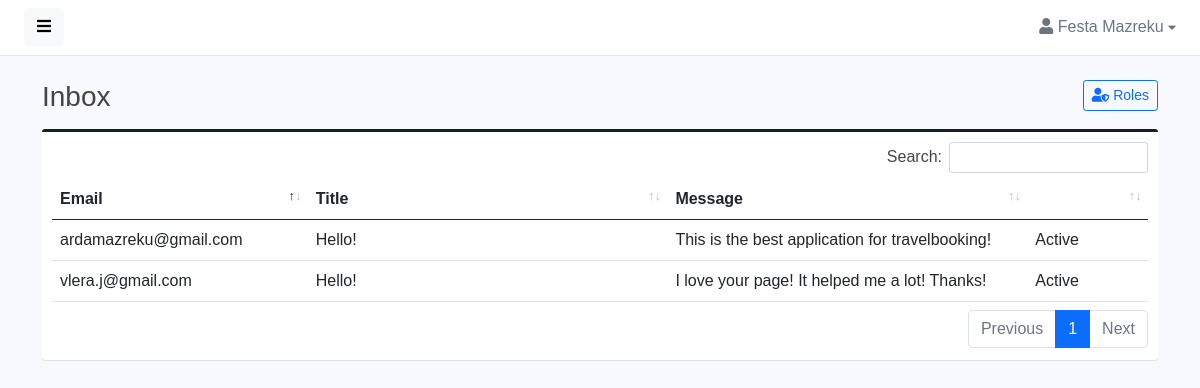
The app's page /admin/inboxdb.php (signed in), older data.
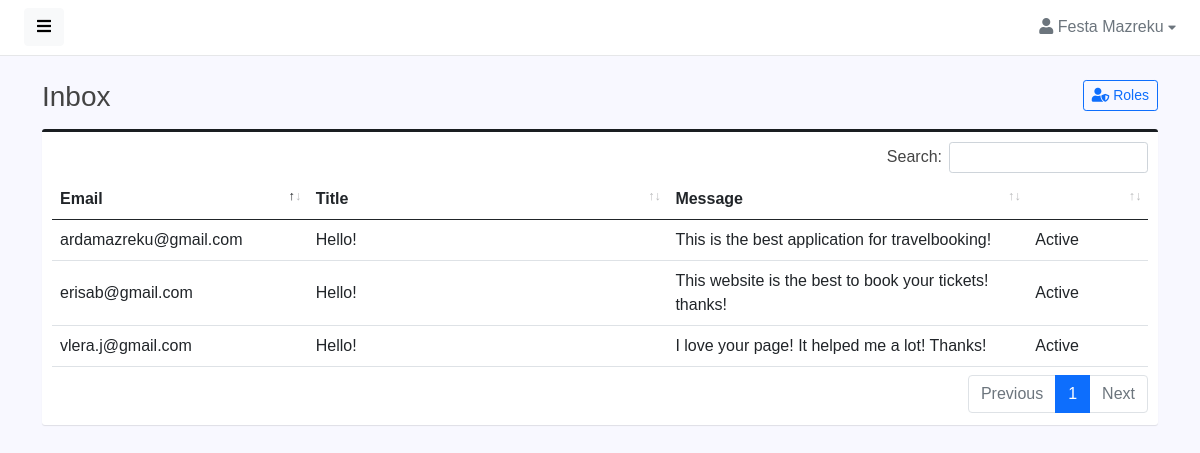
The same page, newer data.
### tables this page shows
CREATE TABLE IF NOT EXISTS `perdoruesi` (
  `id` int(10) NOT NULL AUTO_INCREMENT,
  `emri` varchar(30) NOT NULL,
  `mbiemri` varchar(30) NOT NULL,
  `email` varchar(30) NOT NULL,
  `password` varchar(30) NOT NULL,
  `roli` int(1) NOT NULL,
  PRIMARY KEY (`id`),
  KEY `roli` (`roli`)
);

CREATE TABLE IF NOT EXISTS `inbox` (
  `email` varchar(30) NOT NULL,
  `title` varchar(50) NOT NULL,
  `message` varchar(300) NOT NULL
);

### admin/inboxdb.php (the view, shortened to what this page needs)
<?php
if(isset($_SESSION['email']) && isset($_SESSION['roli'])) {
    if($_SESSION['roli'] == 1) {
        ?>
        <!DOCTYPE html>
        <html lang="en">
        <head>
            <link href="assets/vendor/fontawesome/css/fontawesome.min.css" rel="stylesheet">
            <link href="assets/vendor/fontawesome/css/solid.min.css" rel="stylesheet">
            <link href="assets/vendor/fontawesome/css/brands.min.css" rel="stylesheet">
            <link href="assets/vendor/bootstrap/css/bootstrap.min.css" rel="stylesheet">
            <link href="assets/vendor/datatables/datatables.min.css" rel="stylesheet">
            <link href="assets/css/master.css" rel="stylesheet">
        </head>
        <body>
        <div class="wrapper">
            <div id="body" class="active">
                <?php include 'src/components/navbarProfile.php'?>
                <div class="content">
                    <div class="container">
                        <div class="page-title">
                            <h3>Inbox
                                <a href="roles.php" class="btn btn-sm btn-outline-primary float-end"><i class="fas fa-user-shield"></i> Roles</a>
                            </h3>
                        </div>
                        <div class="box box-primary">
                            <div class="box-body">
                                <table width="100%" class="table table-hover" id="dataTables-example">
                                    <thead>
                                    <tr>
                                        <th class="col-lg-2">Email</th>
                                        <th class="col-lg-3">Title</th>
                                        <th class="col-lg-3">Message</th>
                                        <th class="col-lg-1"></th>
                                    </tr>
                                    </thead>
                                    <tbody>
                                    <?php
                                    require "../database/connect.php";
                                    $stmt = $connect->prepare("SELECT * FROM inbox");
                                    $stmt->execute();
                                    $result = $stmt->get_result();
                                    while($row = $result->fetch_assoc()):
                                        ?>
                                        <tr>
                                            <td><?= $row['email'] ?></td>
                                            <td><?= $row['title'] ?></td>
                                            <td><?= $row['message'] ?></td>
                                            <td>Active</td>
                                        </tr>
                                    <?php endwhile; ?>
                                    </tbody>
                                </table>
                            </div>
                        </div>
                    </div>
                </div>
            </div>
        </div>
        </body>
        </html>
        <?php
    }
    else {
        header("Location: index.php");
    }
}
else {
    header("Location: login.php");
}
?>

### admin/src/components/navbarProfile.php (shortened to what this page needs)
<?php
if(isset($_SESSION['email'])) {
$email = $_SESSION['email'];
?>
<?php
    require "../database/connect.php";
    $stmt = $connect->prepare("SELECT * FROM perdoruesi WHERE email='$email'");
    $stmt->execute();
    $result = $stmt->get_result();
    while($row = $result->fetch_assoc()):
?>
<nav class="navbar navbar-expand-lg navbar-white bg-white">
    <button type="button" id="sidebarCollapse" class="btn btn-light">
        <i class="fas fa-bars"></i><span></span>
    </button>
    <div class="collapse navbar-collapse" id="navbarSupportedContent">
        <ul class="nav navbar-nav ms-auto">
            <li class="nav-item dropdown">
                <div class="nav-dropdown">
                    <a href="#" id="nav2" class="nav-item nav-link dropdown-toggle text-secondary" data-bs-toggle="dropdown" aria-expanded="false">
                        <i class="fas fa-user"></i> <span><?= $row['emri'] ?> <?= $row['mbiemri'] ?></span> <i style="font-size: .8em;" class="fas fa-caret-down"></i>
                    </a>
                </div>
            </li>
        </ul>
    </div>
</nav>
<?php endwhile; ?>
<?php
}
else {
    echo'<script> location.replace("login.php"); </script>';
}
?>

Row changes from the older to the newer data that the page shows:
added inbox: email "erisab@gmail.com", title "Hello!", message "This website is the best to book your tickets! thanks!"
